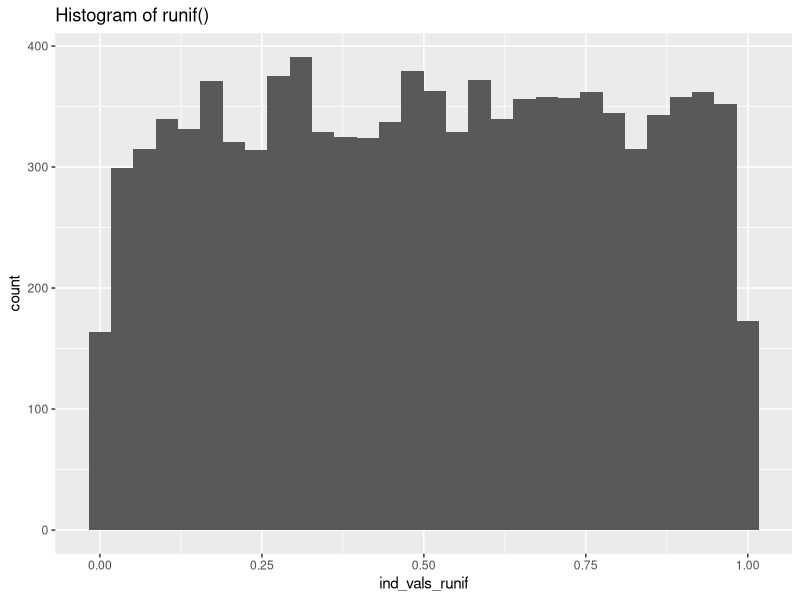
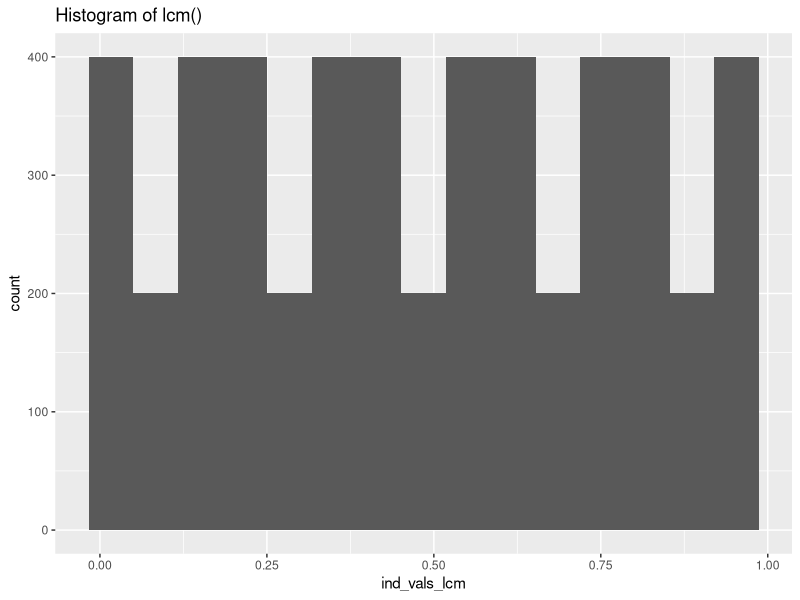
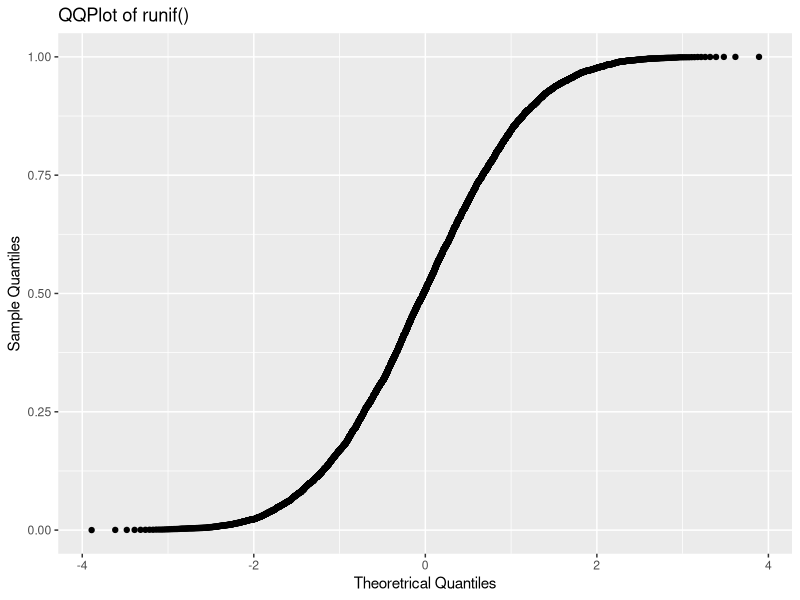
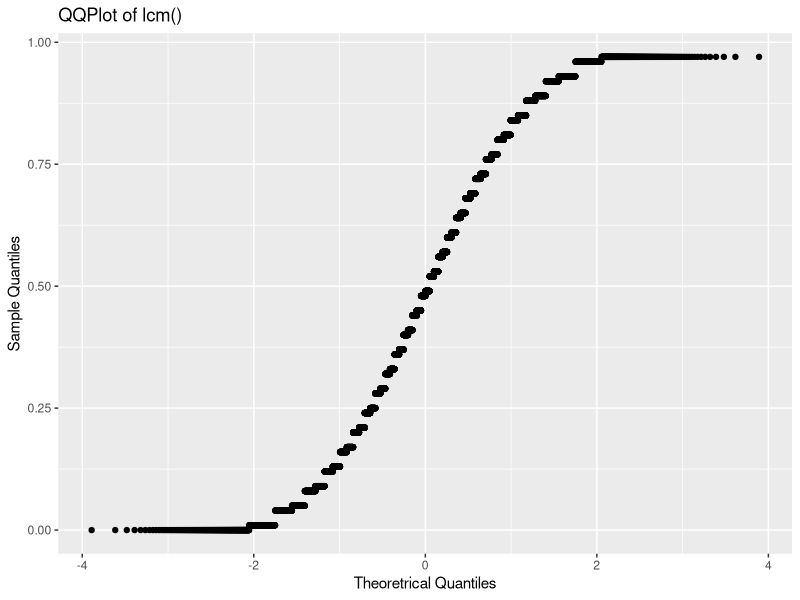
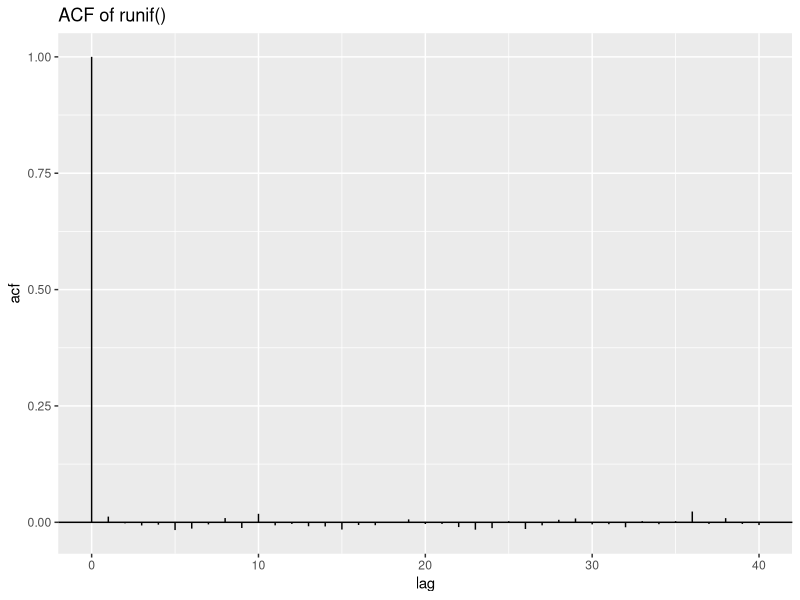
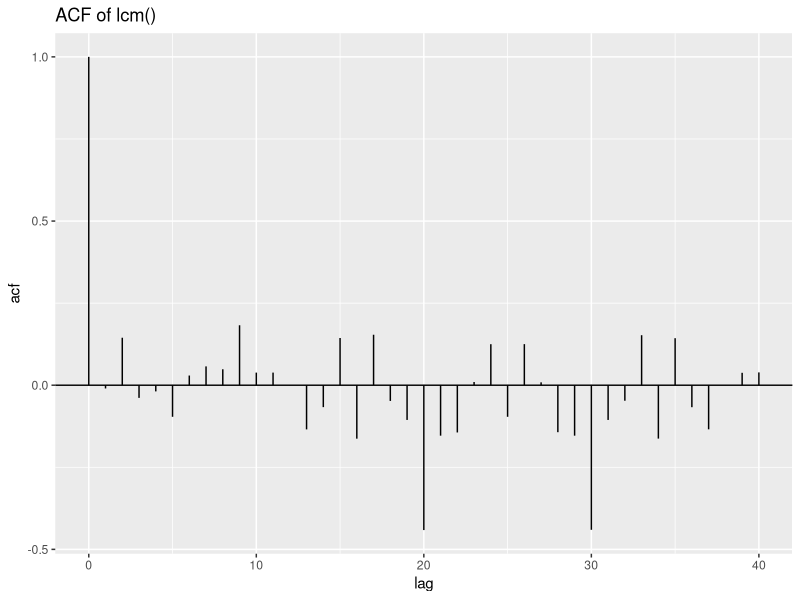
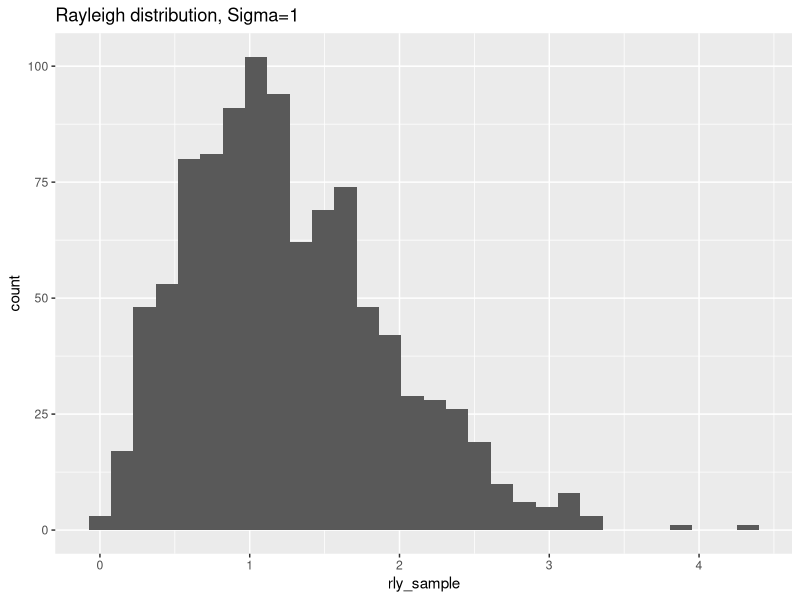
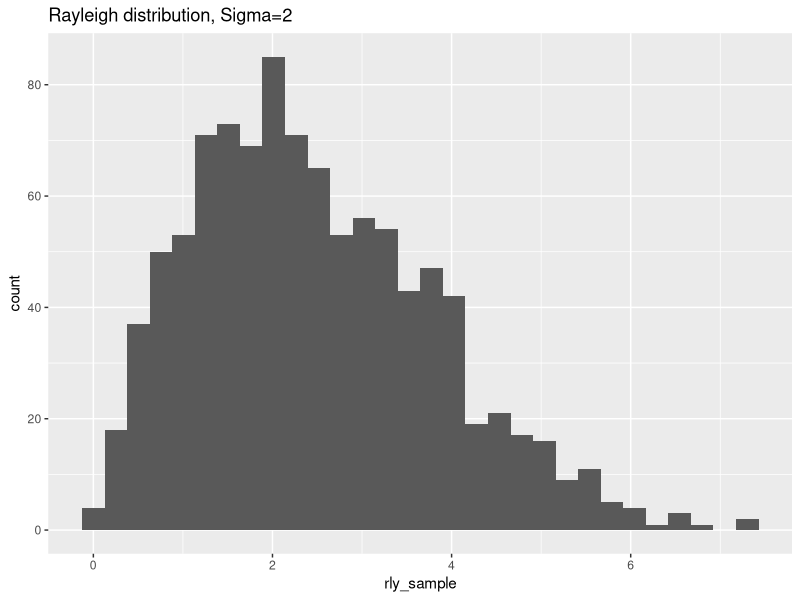

Recreate these plots in R, in order.
## ---- chunk 1

generate_discrete = function(n){
# param n: maximum value discrete value can take
# output: returns the randomly generated integer
  U = runif(1,0,1)
  X = floor(n*U)+1
  return(X)
}

generate_discrete(60)

## ---- chunk 2
ind_vals_runif = runif(10000,0,1)
head(ind_vals_runif)
## ---- chunk 3
lcm = function(n=1,a=11, c=37, m=100, seed=85){
# param n: number of random numbers to generate
# param a: multiplier used to generate sequence
# param c: shift used to generate sequence
# param m: modulus used to generate sequence
# param seed: seed value used on which the rest of the sequence generated will depend
# output: n number of psuedo-random numbers
  x = rep(0,n)
  x[1] = seed
  if(n>1){
    for(i in 1:(n-1)){
     x[i+1]  = (a*x[i]+c)%%m
    }
  }
  U = x/m
  return(U)
}

ind_vals_lcm = lcm(n=10000)
head(ind_vals_lcm)
## ---- chunk 4
library(ggplot2)

ggplot()+geom_histogram(aes(ind_vals_runif))+ggtitle('Histogram of runif()')

ggplot()+geom_histogram(aes(ind_vals_lcm))+ggtitle('Histogram of lcm()')
## ---- chunk 5
qplot(sample=ind_vals_runif)+ggtitle('QQPlot of runif()')+xlab('Theoretrical Quantiles')+ylab('Sample Quantiles')

qplot(sample=ind_vals_lcm)+ggtitle('QQPlot of lcm()')+xlab('Theoretrical Quantiles')+ylab('Sample Quantiles')
## ---- chunk 6
library(tseries)

bacf = acf(ts(ind_vals_runif), plot = FALSE)
bacfdf = with(bacf, data.frame(lag, acf))

q_1 = ggplot(data = bacfdf, mapping = aes(x = lag, y = acf)) +
       geom_hline(aes(yintercept = 0)) +
       geom_segment(mapping = aes(xend = lag, yend = 0)) +
       ggtitle('ACF of runif()')
q_1

bacf = acf(ts(ind_vals_lcm), plot = FALSE)
bacfdf = with(bacf, data.frame(lag, acf))

q_2 = ggplot(data = bacfdf, mapping = aes(x = lag, y = acf)) +
       geom_hline(aes(yintercept = 0)) +
       geom_segment(mapping = aes(xend = lag, yend = 0)) + 
       ggtitle('ACF of lcm()')
q_2
## ---- chunk 7
set.seed(1)
runif(5)

set.seed(1)
runif(5)
## ---- chunk 8
library(knitr)

rrly = function (n, sigma) {
        u = runif(n)
        z = sqrt(-2*sigma^2*log(1-u))
        return(z)
}

sigmas = c(1,2,5,10,20)
rly_list = list()
rly_plot_list = list()

for(i in 1:(length(sigmas))){
  rly_sample = rrly(1000,sigma = sigmas[i])
  print(ggplot()+geom_histogram(aes(rly_sample)) + ggtitle(paste0('Rayleigh distribution, ','Sigma=',sigmas[i])))
}

